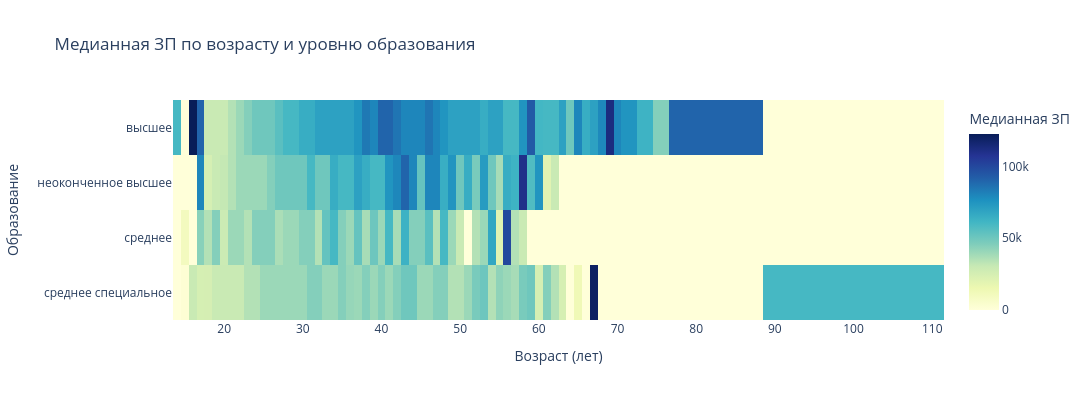

The cell this chart's notebook holds for it:
### Markdown cell above
7. Постройте сводную таблицу, иллюстрирующую зависимость **медианной** желаемой заработной платы от возраста (**"Возраст"**) и образования (**"Образование"**). На полученной сводной таблице постройте **тепловую карту**. Проанализируйте тепловую карту, сравнив показатели внутри групп.

### Code cell
# Сводная таблица
pivot = hh_database.pivot_table(
    values='salary_rub',
    index='Образование',
    columns='Возраст',
    aggfunc='median',
    fill_value=0
)

# Тепловая карта
fig = px.imshow(
    pivot,
    color_continuous_scale='YlGnBu',
    aspect='auto',
    labels=dict(x='Возраст (лет)', y='Образование', color='Медианная ЗП'),
    title='Медианная ЗП по возрасту и уровню образования'
)

fig.update_layout(width=1750, height=400)
fig.show() 

# Сохранение графика в HTML
fig.write_html(VIZ_DIR / "median_salary_by_age_and_education.html")

### Figure 1 — Plotly figure (JSON) as saved in the notebook; plotly's stock layout.template omitted (floating-point values rounded to 4 significant figures; data arrays with more than 128 entries replaced by an {"elided": "..."} marker saying what was removed)
{"data": [{"coloraxis": "coloraxis", "hovertemplate": "Возраст (лет): %{x}<br>Образование: %{y}<br>Медианная ЗП: %{z}<extra></extra>", "name": "0", "type": "heatmap", "x": [14, 15, 16, 17, 18, 19, 20, 21, 22, 23, 24, 25, 26, 27, 28, 29, 30, 31, 32, 33, 34, 35, 36, 37, 38, 39, 40, 41, 42, 43, 44, 45, 46, 47, 48, 49, 50, 51, 52, 53, 54, 55, 56, 57, 58, 59, 60, 61, 62, 63, 64, 65, 66, 67, 68, 69, 70, 71, 72, 73, 76, 77, 100], "xaxis": "x", "y": ["высшее", "неоконченное высшее", "среднее", "среднее специальное"], "yaxis": "y", "z": {"elided": "4x63 float values"}}], "layout": {"coloraxis": {"colorbar": {"title": {"text": "Медианная ЗП"}}, "colorscale": [[0, "rgb(255,255,217)"], [0.125, "rgb(237,248,177)"], [0.25, "rgb(199,233,180)"], [0.375, "rgb(127,205,187)"], [0.5, "rgb(65,182,196)"], [0.625, "rgb(29,145,192)"], [0.75, "rgb(34,94,168)"], [0.875, "rgb(37,52,148)"], [1, "rgb(8,29,88)"]]}, "height": 400, "title": {"text": "Медианная ЗП по возрасту и уровню образования"}, "width": 1750, "xaxis": {"anchor": "y", "domain": [0, 1], "title": {"text": "Возраст (лет)"}}, "yaxis": {"anchor": "x", "autorange": "reversed", "domain": [0, 1], "title": {"text": "Образование"}}}}
